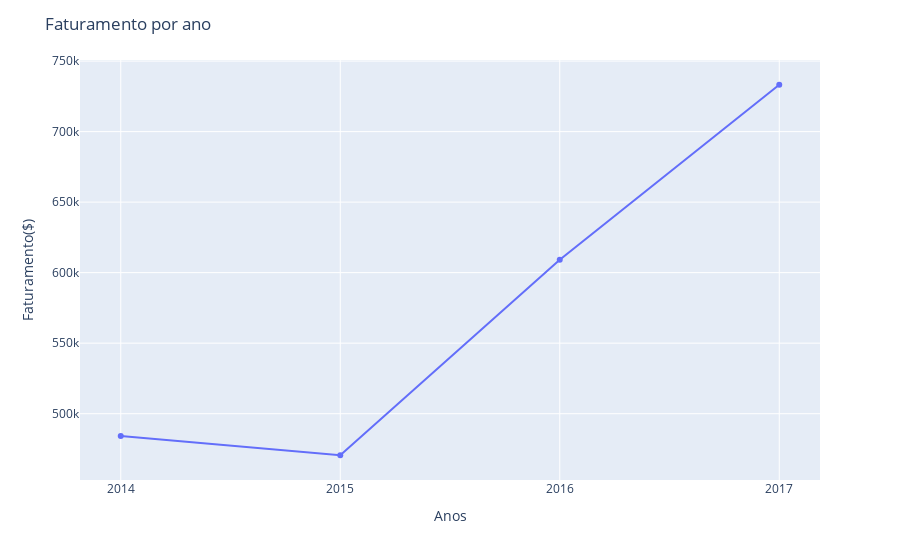

Source (notebook cell):
### Code cell
figplot6 = pl.line(df_ano, x = "Ano do Pedido", y = "Valor do Pedido", markers = True)
figplot6.update_xaxes(nticks=12,dtick=1)
figplot6.update_layout(xaxis_title = "Anos",yaxis_title = "Faturamento($)",title = "Faturamento por ano")
figplot6.show()

### Figure 1 — Plotly figure (JSON) as saved in the notebook; plotly's stock layout.template omitted (floating-point values rounded to 4 significant figures)
{"data": [{"hovertemplate": "Ano do Pedido=%{x}<br>Valor do Pedido=%{y}<extra></extra>", "legendgroup": "", "line": {"color": "#636efa", "dash": "solid"}, "marker": {"symbol": "circle"}, "mode": "markers+lines", "name": "", "orientation": "v", "showlegend": false, "type": "scatter", "x": [2014, 2015, 2016, 2017], "xaxis": "x", "y": [484200.0, 470500.0, 609200.0, 733200.0], "yaxis": "y"}], "layout": {"legend": {"tracegroupgap": 0}, "margin": {"t": 60}, "title": {"text": "Faturamento por ano"}, "xaxis": {"anchor": "y", "domain": [0, 1], "dtick": 1, "nticks": 12, "title": {"text": "Anos"}}, "yaxis": {"anchor": "x", "domain": [0, 1], "title": {"text": "Faturamento($)"}}}}
